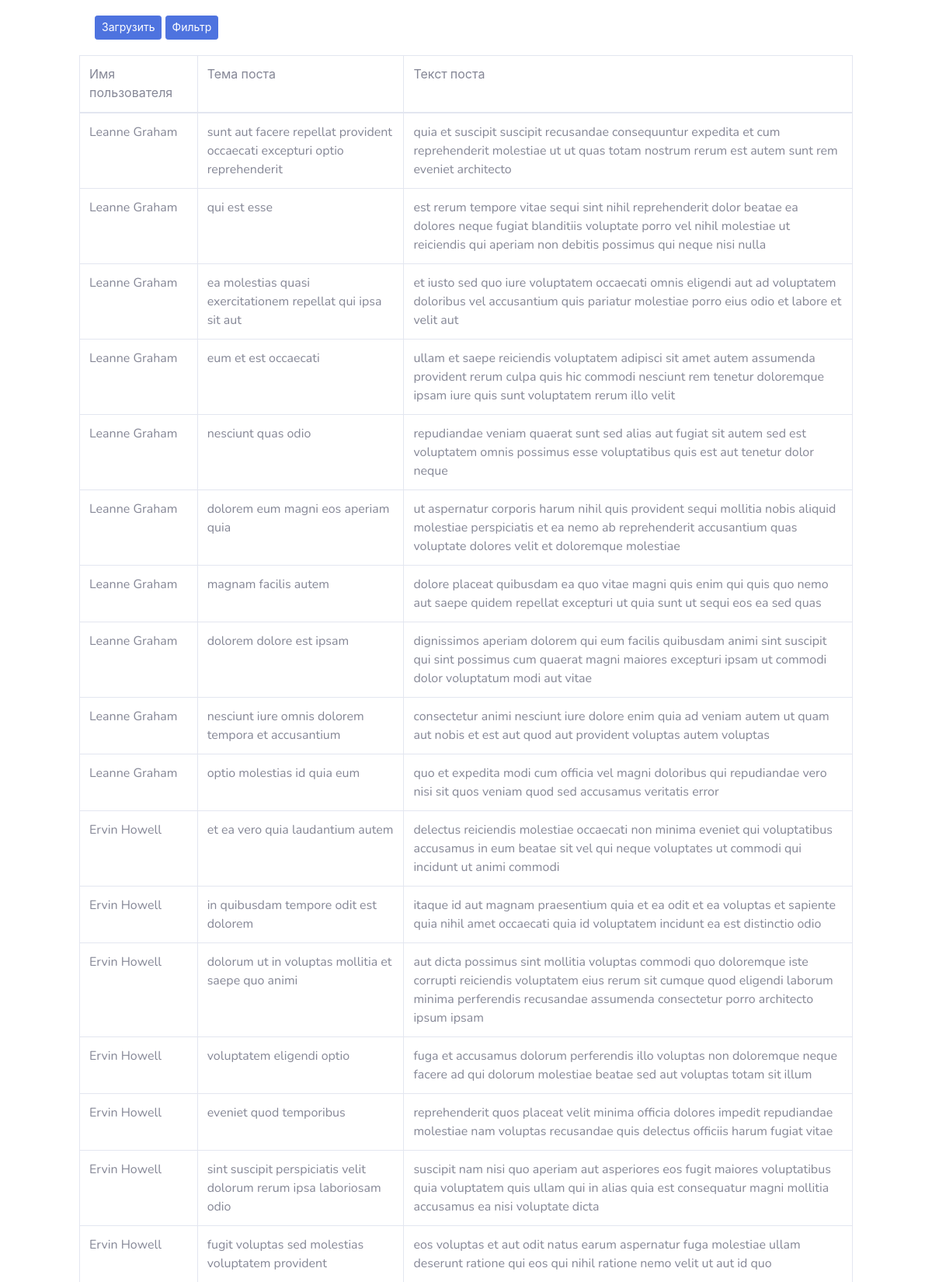
The page / (upper part) on the database its author committed.
### first/models.py (models this page shows)
class Posts(models.Model):
    sec_id = models.IntegerField(unique=True, verbose_name='jsonId')
    user = models.ForeignKey('Users', on_delete=models.CASCADE, verbose_name='Пользователь')
    title = models.CharField(max_length=250, verbose_name='Заголовок')
    body = models.CharField(max_length=1000, verbose_name='Пост')

class Users(models.Model):
    sec_id = models.IntegerField(unique=True, verbose_name='jsonId')
    name = models.CharField(max_length=50, verbose_name='Имя')
    username =  models.CharField(max_length=20, verbose_name='Пользователь')
    email = models.EmailField(verbose_name='E-mail')
    address = models.ForeignKey('Address', on_delete=models.CASCADE, verbose_name='Адрес')
    phone = models.CharField(max_length=25, verbose_name='Телефон')
    website = models.CharField(max_length=25, verbose_name='Сайт')
    company = models.ForeignKey('Company', on_delete=models.CASCADE, verbose_name='Компания')

### first/views.py (the view)
# urls.py: path('',main, name='home'),
def main(request):
    if request.POST:
        management.call_command('add_users')
        management.call_command('add_posts')
    pagePosts = Posts.objects.select_related('user').all()       # default 1.74 ms (3 queries )
    users = Users.objects.all().order_by('name').values('id', 'name')
    return render(request, 'first/main.html', context={'posts': pagePosts, 'users': users})

### first/templates/first/main.html (shortened to what this page needs)
{% extends "layout/basic.html" %}
{% load bootstrap4 %}
{% load static %}
{% block content %}
    <div method="post" id="personForm"
         filter="{% url 'first:ajax_filter' %}"
         novalidate>
    <form method="post">
        <div class="row">
            <div class="col-md-1"></div>
            <div class="col-md-10" id="buttons">
                <div style="margin:20px" class="btn-group-sm" id="btn_grp" role="group" aria-label="Basic example">
                    <button type="submit" id="load" name="load" class="btn btn-sm btn-primary">Загрузить</button>
                    <button type="button" class="btn btn-primary" data-bs-toggle="modal" data-bs-target="#EditTransaction">Фильтр</button>
                </div>
            </div>
        </div>
    </form>
    <div class="row">
        <div class="col-md-1"></div>
        <div class="col-md-10" style="">
            <table  class="table table-bordered">
                <thead>
                    <td>Имя пользователя</td>
                    <td>Тема поста</td>
                    <td>Текст поста</td>
                </thead>
                <tbody id="tbody">
                    {% for post in posts %}
                    <tr>
                        <td>{{ post.user.name }}</td>
                        <td>{{ post.title }}</td>
                        <td>{{ post.body }}</td>
                    </tr>
                    {% endfor %}
                </tbody>
            </table>
        </div>
    </div>
{% endblock %}

### first/templates/layout/basic.html (shortened to what this page needs)
<!DOCTYPE html>
{% load bootstrap4 %}
{% load static %}
<html lang="en">
<head>
    <link rel="stylesheet" href="{% static '/assets/bootstrap/css/bootstrap.min.css' %}"/>
</head>
<body>
    {% block content %}
    {% endblock %}
</body>
</html>

### rows shown on the page
Posts: user.name "Leanne Graham", title "sunt aut facere repellat provident occaecati excepturi optio reprehenderit", body "quia et suscipit suscipit recusandae consequuntur expedita et cum reprehenderit molestiae ut ut quas totam nostrum rerum est autem sunt rem eveniet architecto"
Posts: user.name "Leanne Graham", title "qui est esse", body "est rerum tempore vitae sequi sint nihil reprehenderit dolor beatae ea dolores neque fugiat blanditiis voluptate porro vel nihil molestiae ut reiciendis qui aperiam non debitis possimus qui neque nisi nulla"
Posts: user.name "Leanne Graham", title "ea molestias quasi exercitationem repellat qui ipsa sit aut", body "et iusto sed quo iure voluptatem occaecati omnis eligendi aut ad voluptatem doloribus vel accusantium quis pariatur molestiae porro eius odio et labore et velit aut"
Posts: user.name "Leanne Graham", title "eum et est occaecati", body "ullam et saepe reiciendis voluptatem adipisci sit amet autem assumenda provident rerum culpa quis hic commodi nesciunt rem tenetur doloremque ipsam iure quis sunt voluptatem rerum illo velit"
Posts: user.name "Leanne Graham", title "nesciunt quas odio", body "repudiandae veniam quaerat sunt sed alias aut fugiat sit autem sed est voluptatem omnis possimus esse voluptatibus quis est aut tenetur dolor neque"
Posts: user.name "Leanne Graham", title "dolorem eum magni eos aperiam quia", body "ut aspernatur corporis harum nihil quis provident sequi mollitia nobis aliquid molestiae perspiciatis et ea nemo ab reprehenderit accusantium quas voluptate dolores velit et doloremque molestiae"
Posts: user.name "Leanne Graham", title "magnam facilis autem", body "dolore placeat quibusdam ea quo vitae magni quis enim qui quis quo nemo aut saepe quidem repellat excepturi ut quia sunt ut sequi eos ea sed quas"
Posts: user.name "Leanne Graham", title "dolorem dolore est ipsam", body "dignissimos aperiam dolorem qui eum facilis quibusdam animi sint suscipit qui sint possimus cum quaerat magni maiores excepturi ipsam ut commodi dolor voluptatum modi aut vitae"
Posts: user.name "Leanne Graham", title "nesciunt iure omnis dolorem tempora et accusantium", body "consectetur animi nesciunt iure dolore enim quia ad veniam autem ut quam aut nobis et est aut quod aut provident voluptas autem voluptas"
Posts: user.name "Leanne Graham", title "optio molestias id quia eum", body "quo et expedita modi cum officia vel magni doloribus qui repudiandae vero nisi sit quos veniam quod sed accusamus veritatis error"
Posts: user.name "Ervin Howell", title "et ea vero quia laudantium autem", body "delectus reiciendis molestiae occaecati non minima eveniet qui voluptatibus accusamus in eum beatae sit vel qui neque voluptates ut commodi qui incidunt ut animi commodi"
Posts: user.name "Ervin Howell", title "in quibusdam tempore odit est dolorem", body "itaque id aut magnam praesentium quia et ea odit et ea voluptas et sapiente quia nihil amet occaecati quia id voluptatem incidunt ea est distinctio odio"
Posts: user.name "Ervin Howell", title "dolorum ut in voluptas mollitia et saepe quo animi", body "aut dicta possimus sint mollitia voluptas commodi quo doloremque iste corrupti reiciendis voluptatem eius rerum sit cumque quod eligendi laborum minima perferendis recusandae assumenda consectetur porro architecto ipsum ipsam"
Posts: user.name "Ervin Howell", title "voluptatem eligendi optio", body "fuga et accusamus dolorum perferendis illo voluptas non doloremque neque facere ad qui dolorum molestiae beatae sed aut voluptas totam sit illum"
Posts: user.name "Ervin Howell", title "eveniet quod temporibus", body "reprehenderit quos placeat velit minima officia dolores impedit repudiandae molestiae nam voluptas recusandae quis delectus officiis harum fugiat vitae"
Posts: user.name "Ervin Howell", title "sint suscipit perspiciatis velit dolorum rerum ipsa laboriosam odio", body "suscipit nam nisi quo aperiam aut asperiores eos fugit maiores voluptatibus quia voluptatem quis ullam qui in alias quia est consequatur magni mollitia accusamus ea nisi voluptate dicta"
Posts: user.name "Ervin Howell", title "fugit voluptas sed molestias voluptatem provident", body "eos voluptas et aut odit natus earum aspernatur fuga molestiae ullam deserunt ratione qui eos qui nihil ratione nemo velit ut aut id quo"
